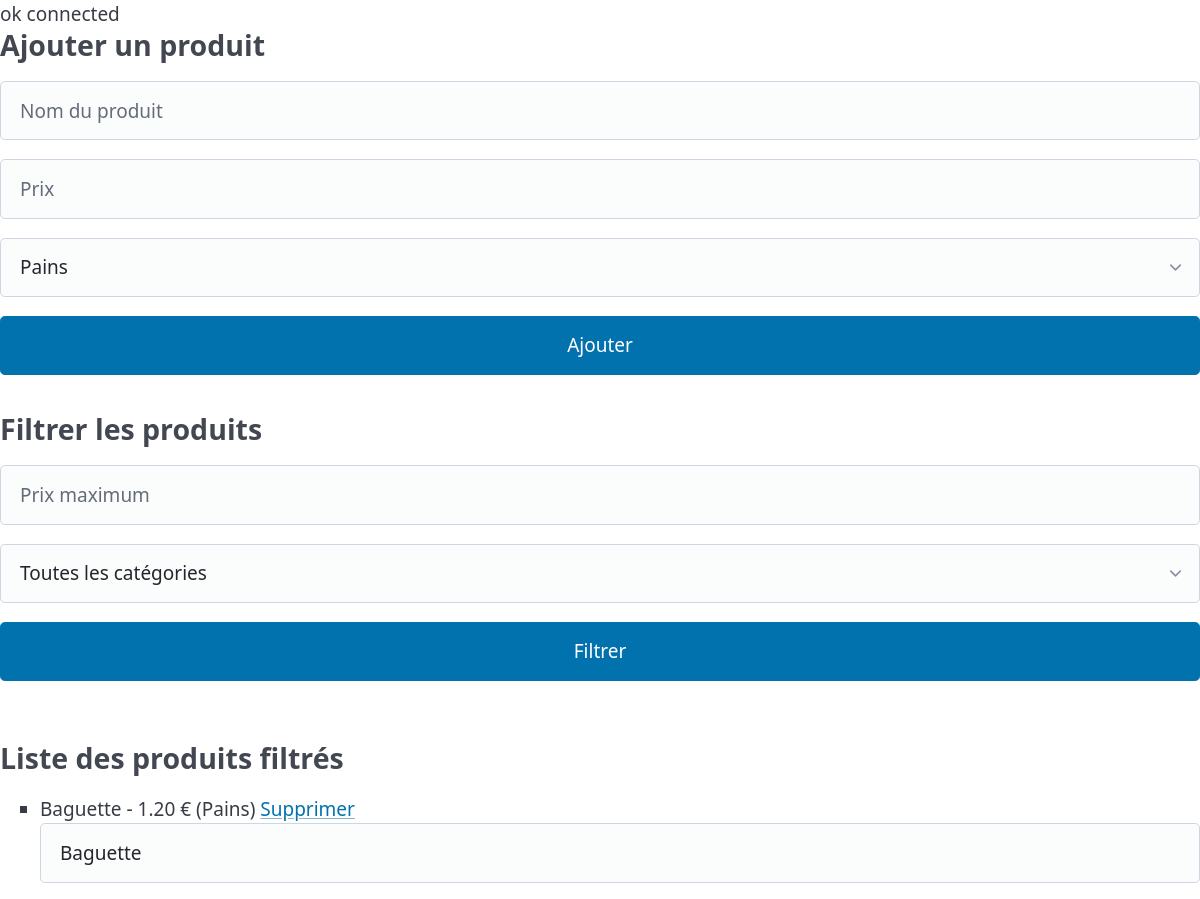
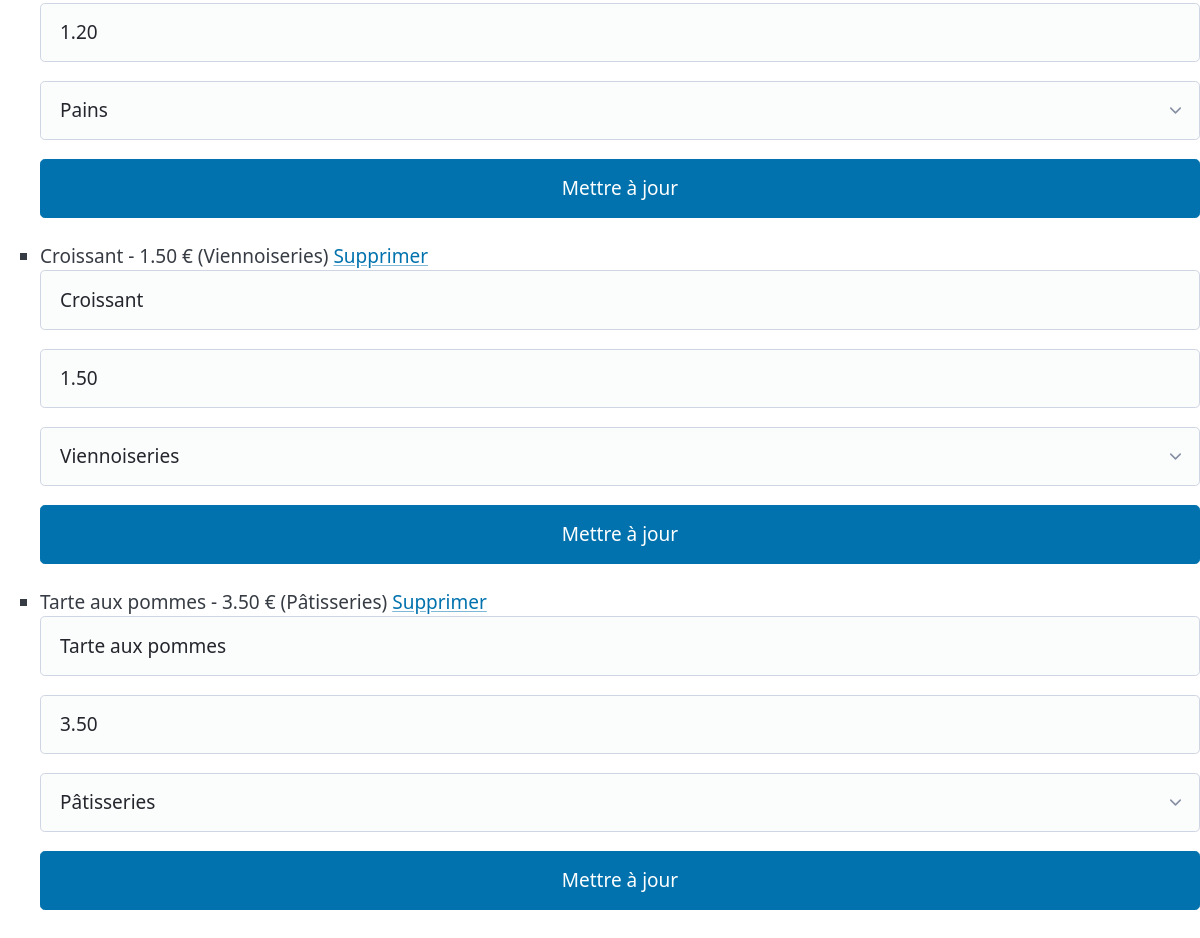
/pages/12CRUD/exempleAvecPLusieursFichiers/exemple2/index.php, run on the app's committed database (2 pictures, top to bottom).
### tables this page shows
CREATE TABLE produits (
    id INT AUTO_INCREMENT PRIMARY KEY,
    nom VARCHAR(100) NOT NULL,
    prix DECIMAL(10, 2) NOT NULL,
    categorie_id INT,
    FOREIGN KEY (categorie_id) REFERENCES categories(id) ON DELETE SET NULL
);

CREATE TABLE categories (
    id INT AUTO_INCREMENT PRIMARY KEY,
    nom VARCHAR(100) NOT NULL
);

### pages/12CRUD/exempleAvecPLusieursFichiers/exemple2/controller/filterController.php (called while the page is built, shortened)
<?php
$params = [];
$sql = "SELECT produits.*, categories.nom AS categorie_nom FROM produits
        JOIN categories ON produits.categorie_id = categories.id";
$stmt = $pdo->prepare($sql);
$stmt->execute($params);
$produits = $stmt->fetchAll();
$stmtCat = $pdo->prepare("SELECT * FROM categories");
$stmtCat->execute();
$categories = $stmtCat->fetchAll();

### pages/12CRUD/exempleAvecPLusieursFichiers/exemple2/vue/readFilter.php (the view, shortened to what this page needs)
<?php include_once 'controller/filterController.php'; ?>
<h3>Liste des produits filtrés</h3>
<?php if (empty($produits)): ?>
    <p>Aucun produit ne correspond à vos critères.</p>
<?php else: ?>
    <ul>
        <?php foreach ($produits as $produit): ?>
            <li>
                <?= htmlspecialchars($produit['nom']) ?> - <?= htmlspecialchars($produit['prix']) ?> € (<?= htmlspecialchars($produit['categorie_nom']) ?>)
                <a href="?supprimer=<?= $produit['id'] ?>">Supprimer</a>
                <form method="post" action="../controller/updateController.php" style="display:inline">
                    <input type="text" name="nom" value="<?= $produit['nom'] ?>">
                    <input type="number" step="0.01" name="prix" value="<?= $produit['prix'] ?>">
                    <select name="categorie_id">
                        <?php foreach ($categories as $cat): ?>
                            <option value="<?= $cat['id'] ?>" <?= $cat['id'] == $produit['categorie_id'] ? 'selected' : '' ?>><?= $cat['nom'] ?></option>
                        <?php endforeach; ?>
                    </select>
                    <button type="submit" name="update">Mettre à jour</button>
                </form>
            </li>
        <?php endforeach; ?>
    </ul>
<?php endif; ?>

### data on the page
produits: nom "Baguette", prix "1.20", categorie.nom "Pains", categorie_id "Pains"
produits: nom "Croissant", prix "1.50", categorie.nom "Viennoiseries", categorie_id "Viennoiseries"
produits: nom "Tarte aux pommes", prix "3.50", categorie.nom "Pâtisseries", categorie_id "Pâtisseries"

### other printed values
form field categorie_id "Pains"
